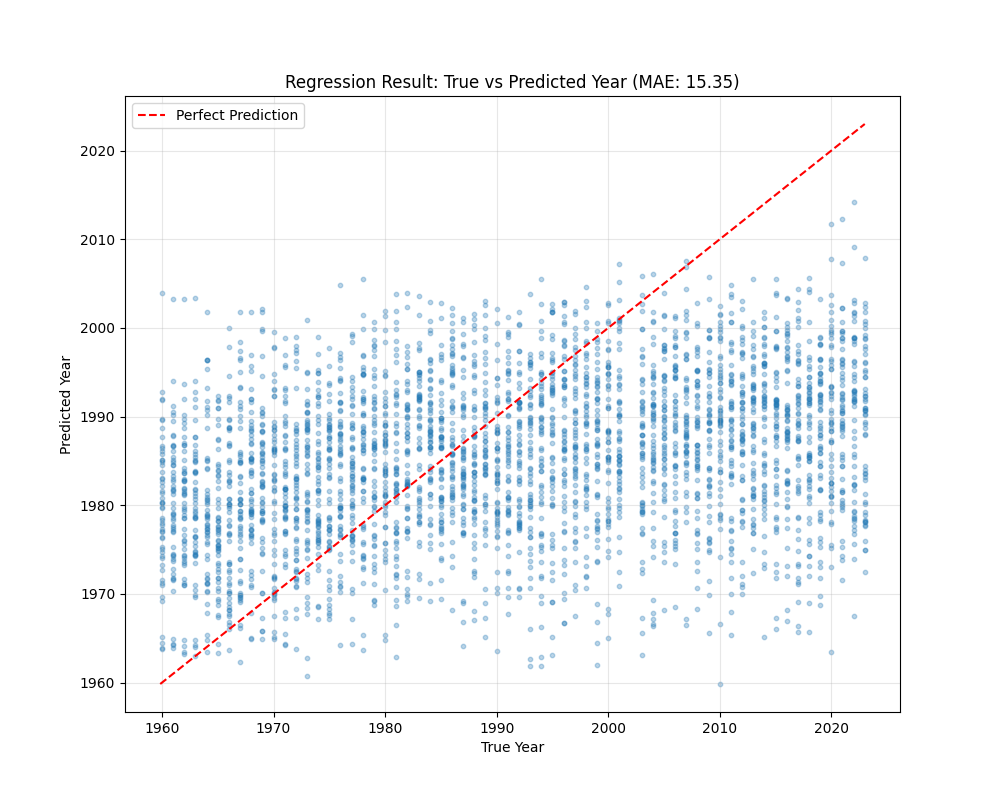

This figure's Python source:
import torch
import torch.nn as nn
import torch.optim as optim
import numpy as np
import matplotlib.pyplot as plt
import seaborn as sns
from sklearn.model_selection import StratifiedKFold, KFold
from sklearn.metrics import mean_absolute_error, r2_score

# ================= 設定區 =================
FEATURE_FILE = "album_features_dinov2.pt" 
BATCH_SIZE = 64
LEARNING_RATE = 0.001
EPOCHS = 30  
HIDDEN_DIM = 512
DROPOUT_RATE = 0.5 

device = torch.device("cuda" if torch.cuda.is_available() else "cpu")
print(f"Using device: {device}")

print("正在載入特徵資料...")
raw_data = torch.load(FEATURE_FILE, map_location='cpu')

X_list = []
y_list = []

# --- 1. 資料處理：保留連續年份 ---
min_year = 1960 # 用來做基準點 (Normalization)

for item in raw_data:
    embedding = item['embedding'].float()
    X_list.append(embedding)
    
    # 直接取年份數值
    year = item['year']
    
    # 正規化：把 1960 變成 0, 1970 變成 10... 這樣模型比較好學
    # 預測時只要把輸出 + 1960 就能還原
    y_list.append(float(year - min_year))

X = torch.stack(X_list) 
y = torch.tensor(y_list, dtype=torch.float32).view(-1, 1) # Regression 需要 Shape 為 (N, 1)

print(f"總資料筆數: {len(X)}")
print(f"特徵維度: {X.shape[1]}")
print(f"年份範圍: {min_year} + [0 ~ {y.max().item()}]")

# ================= 2. 定義 MLP 模型 (Regression) =================
class YearRegressor(nn.Module):
    def __init__(self, input_dim, hidden_dim):
        super(YearRegressor, self).__init__()
        # 架構: Input -> Linear -> ReLU -> Dropout -> Linear -> Output (1維)
        self.layer1 = nn.Linear(input_dim, hidden_dim)
        self.relu = nn.ReLU()
        self.dropout = nn.Dropout(DROPOUT_RATE) 
        self.layer2 = nn.Linear(hidden_dim, 1) # 輸出只有 1 個數值 (預測年份)
        
    def forward(self, x):
        x = self.layer1(x)
        x = self.relu(x)
        x = self.dropout(x)
        x = self.layer2(x)
        return x

# ================= 3. 5-Fold Cross-Validation =================
# 回歸問題通常用 KFold (Stratified 是給分類用的，但如果想依年代分層也可以用 StratifiedKFold 搭配 binning，這邊先用簡單的 KFold)
kfold = KFold(n_splits=5, shuffle=True, random_state=42)

fold_maes = [] # 記錄每一折的平均誤差 (年)
all_preds = []
all_targets = []

print("\n🚀 開始 5-Fold Cross Validation (Regression)...")

X_numpy = X.numpy()
y_numpy = y.numpy()

for fold, (train_idx, val_idx) in enumerate(kfold.split(X_numpy)):
    print(f"\n--- Fold {fold + 1} / 5 ---")
    
    # 切分資料
    X_train, X_val = X[train_idx].to(device), X[val_idx].to(device)
    y_train, y_val = y[train_idx].to(device), y[val_idx].to(device)
    
    # 初始化模型
    input_dim = X.shape[1]
    model = YearRegressor(input_dim, HIDDEN_DIM).to(device)
    
    # 定義 Loss (MSE 用於訓練，因為它對大誤差懲罰重，收斂快)
    criterion = nn.MSELoss() 
    optimizer = optim.Adam(model.parameters(), lr=LEARNING_RATE)
    
    # 訓練迴圈
    model.train()
    for epoch in range(EPOCHS):
        optimizer.zero_grad()
        outputs = model(X_train)
        loss = criterion(outputs, y_train) # MSE Loss
        loss.backward()
        optimizer.step()
        
        if (epoch+1) % 10 == 0:
            print(f"Epoch {epoch+1}, MSE Loss: {loss.item():.4f}")
            
    # 驗證迴圈
    model.eval()
    with torch.no_grad():
        val_outputs = model(X_val)
        
        # 還原成年份 (加上 min_year)
        preds_real_year = val_outputs.cpu().numpy() + min_year
        targets_real_year = y_val.cpu().numpy() + min_year
        
        # 計算 MAE (平均絕對誤差) - 這是給人類看的指標
        # "平均預測錯幾年？"
        mae = mean_absolute_error(targets_real_year, preds_real_year)
        fold_maes.append(mae)
        
        print(f"Fold {fold+1} MAE: {mae:.4f} years (平均誤差 {mae:.1f} 年)")
        
        all_preds.extend(preds_real_year.flatten())
        all_targets.extend(targets_real_year.flatten())

# ================= 4. 結果分析 =================
print("\n" + "="*30)
print(f"平均 MAE (Mean Absolute Error): {np.mean(fold_maes):.4f} 年")
print("="*30)

# 繪製 Scatter Plot (真實年份 vs 預測年份)
plt.figure(figsize=(10, 8))
plt.scatter(all_targets, all_preds, alpha=0.3, s=10) # alpha讓重疊點看得出密度

# 畫一條對角線 (完美預測線)
min_val = min(min(all_targets), min(all_preds))
max_val = max(max(all_targets), max(all_preds))
plt.plot([min_val, max_val], [min_val, max_val], 'r--', label='Perfect Prediction')

plt.xlabel('True Year')
plt.ylabel('Predicted Year')
plt.title(f'Regression Result: True vs Predicted Year (MAE: {np.mean(fold_maes):.2f})')
plt.legend()
plt.grid(True, alpha=0.3)
plt.show()
